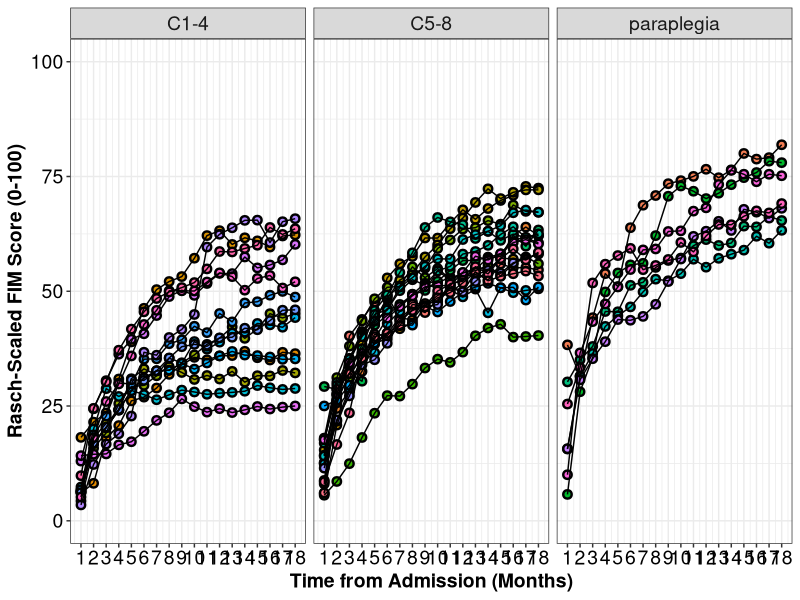
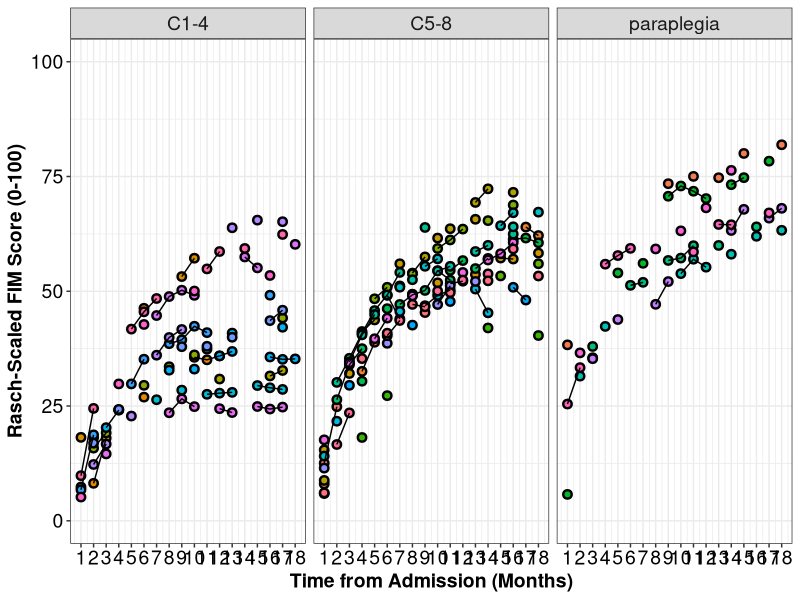
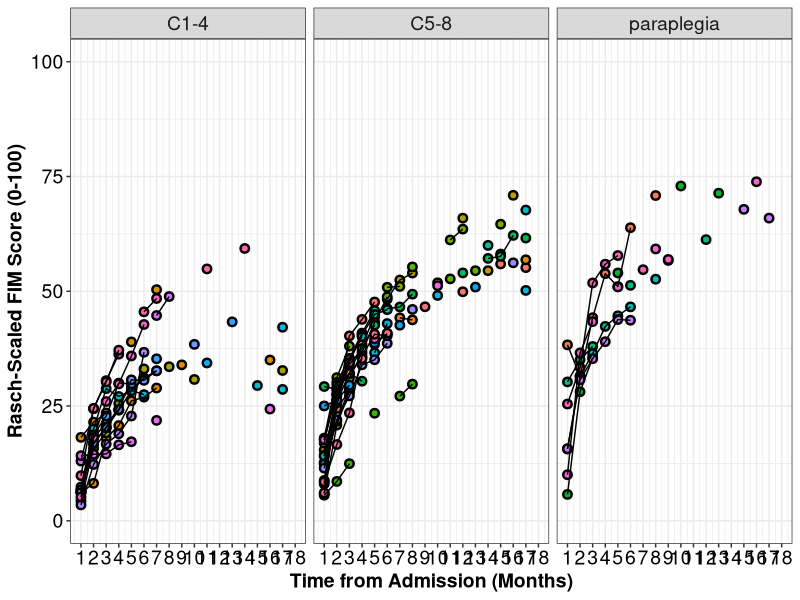
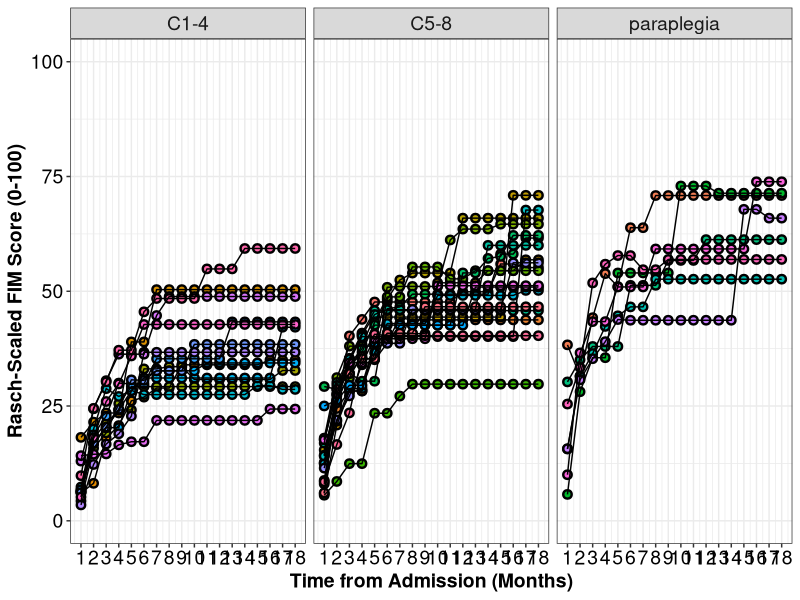
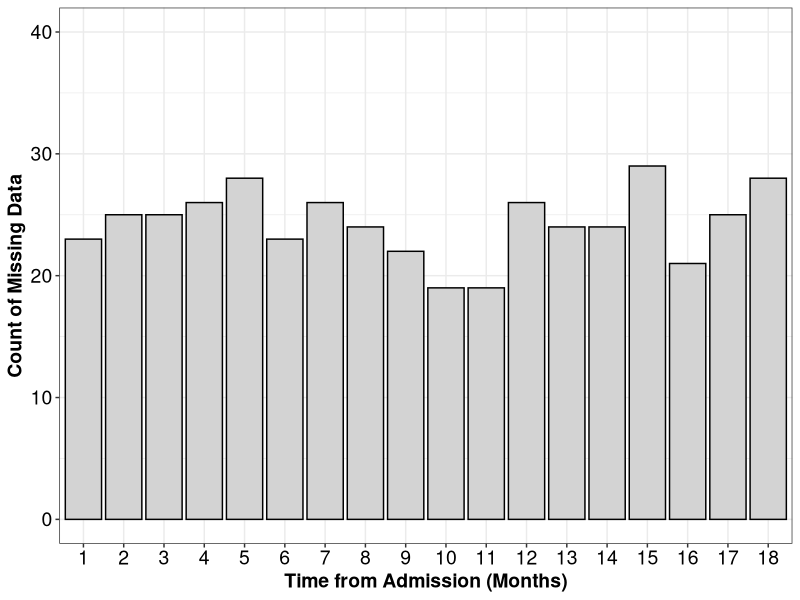
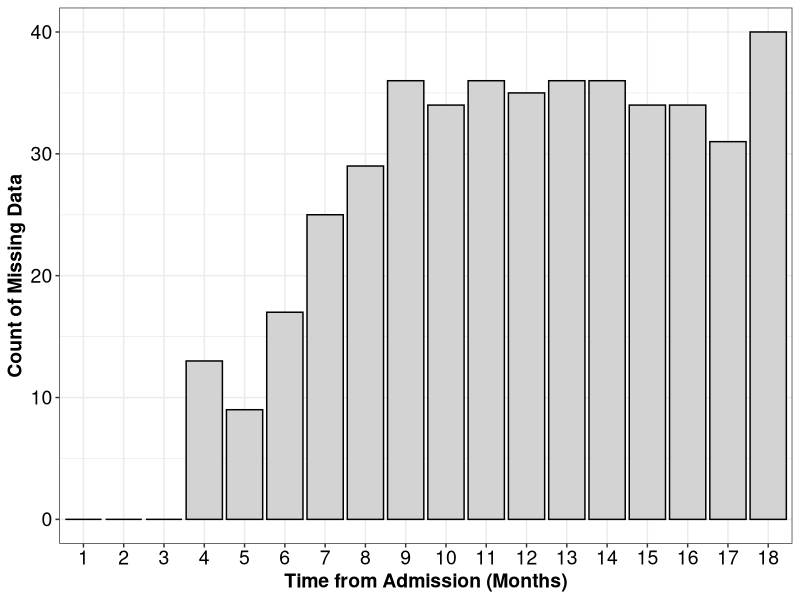

R code for these plots, in order:
# ACRM 2018 Longitudinal Data Analysis Worksho
# By Keith Lohse, Neurorehabilitation Informatics Lab, 2018-09-19

# Loading the essential libraries. 
library("ggplot2"); library("lme4"); library("car"); library("dplyr"); library("lmerTest"); 

# If these packages are not installed already, run the following code:
install.packages("ggplot2"); install.packages("lme4"); install.packages("car"); 
install.packages("dplyr"); install.packages("lmerTest"); 


##----------------------- Data Cleaning and QA ---------------------------------
## Setting the Directory -------------------------------------------------------
getwd()
setwd("C:/Users/USERNAME/Box Sync/Collaboration/")
list.files()
# Make sure that the file data_session2.csv is saved in your working directory.

# Import the .csv file into R. 
# We will save this file in the R environment as an object called "DATA".
DATA<-read.csv("./data_session3.csv", header = TRUE, sep=",",  
               na.strings=c("NA","NaN"," ",""))

# Use the head() function to check the structure of the data file.
head(DATA)

# Alternately you can also download the data file from the web here:
# DATA <- read.csv("https://raw.githubusercontent.com/keithlohse/LMER_Clinical_Science/master/data/data_session3.csv")
# head(DATA)


## ------------------- Visualizing Missing Data --------------------------------
## FIM scores with complete data -----------------------------------------------
g1<-ggplot(DATA, aes(x = month, y = rasch_FIM)) +
  geom_point(aes(fill=as.factor(subID)), pch=21, size=2, stroke=1.25) +
  geom_line(aes(group=subID)) +
  facet_wrap(~AIS_grade)
g2<-g1+scale_x_continuous(name = "Time from Admission (Months)", breaks=c(0:18)) +
  scale_y_continuous(name = "Rasch-Scaled FIM Score (0-100)",limits=c(0,100))
g3 <- g2 + theme_bw() + 
  theme(axis.text=element_text(size=14, colour="black"), 
        axis.title=element_text(size=14,face="bold")) +
  theme(strip.text.x = element_text(size = 14))+
  theme(legend.position="none")

plot(g3)



## FIM scores with data missing random -----------------------------------------
g1<-ggplot(DATA, aes(x = month, y = rasch_FIM_MAR)) +
  geom_point(aes(fill=as.factor(subID)), pch=21, size=2, stroke=1.25) +
  geom_line(aes(group=subID)) +
  facet_wrap(~AIS_grade)
g2<-g1+scale_x_continuous(name = "Time from Admission (Months)", breaks=c(0:18)) +
  scale_y_continuous(name = "Rasch-Scaled FIM Score (0-100)",limits=c(0,100))
g3 <- g2 + theme_bw() + 
  theme(axis.text=element_text(size=14, colour="black"), 
        axis.title=element_text(size=14,face="bold")) +
  theme(strip.text.x = element_text(size = 14))+
  theme(legend.position="none")

plot(g3)






## FIM scores with data missing not at  random ---------------------------------
g1<-ggplot(DATA, aes(x = month, y = rasch_FIM_MNAR)) +
  geom_point(aes(fill=as.factor(subID)), pch=21, size=2, stroke=1.25) +
  geom_line(aes(group=subID)) +
  facet_wrap(~AIS_grade)
g2<-g1+scale_x_continuous(name = "Time from Admission (Months)", breaks=c(0:18)) +
  scale_y_continuous(name = "Rasch-Scaled FIM Score (0-100)",limits=c(0,100))
g3 <- g2 + theme_bw() + 
  theme(axis.text=element_text(size=14, colour="black"), 
        axis.title=element_text(size=14,face="bold")) +
  theme(strip.text.x = element_text(size = 14))+
  theme(legend.position="none")

plot(g3)


## FIM scores with Last Observation Carried Forward ----------------------------
g1<-ggplot(DATA, aes(x = month, y = rasch_FIM_LOCF)) +
  geom_point(aes(fill=as.factor(subID)), pch=21, size=2, stroke=1.25) +
  geom_line(aes(group=subID)) +
  facet_wrap(~AIS_grade)
g2<-g1+scale_x_continuous(name = "Time from Admission (Months)", breaks=c(0:18)) +
  scale_y_continuous(name = "Rasch-Scaled FIM Score (0-100)",limits=c(0,100))
g3 <- g2 + theme_bw() + 
  theme(axis.text=element_text(size=14, colour="black"), 
        axis.title=element_text(size=14,face="bold")) +
  theme(strip.text.x = element_text(size = 14))+
  theme(legend.position="none")

plot(g3)


## -------------------- Identifying Missing Data -------------------------------
# Missing at Random
DATA$MAR_missing<-as.numeric(is.na(DATA$rasch_FIM_MAR))
summary(DATA$MAR_missing)

xtabs(MAR_missing ~ month, DATA)

x<-as.data.frame(xtabs(MAR_missing ~ month, DATA))
x


g1<-ggplot(x, aes(x = month, y=Freq)) +
  geom_col(fill= "light grey", color="black")
g2<-g1+scale_x_discrete(name = "Time from Admission (Months)") +
  scale_y_continuous(name = "Count of Missing Data", limits=c(0,40))
g3 <- g2 + theme_bw() + 
  theme(axis.text=element_text(size=14, colour="black"), 
        axis.title=element_text(size=14,face="bold")) +
  theme(strip.text.x = element_text(size = 14))+
  theme(legend.position="none")

plot(g3)


# Missing Not at Random
DATA$MNAR_missing<-as.numeric(is.na(DATA$rasch_FIM_MNAR))
summary(DATA$MNAR_missing)

xtabs(MNAR_missing ~ month, DATA)

y<-as.data.frame(xtabs(MNAR_missing ~ month, DATA))
y


g1<-ggplot(y, aes(x = month, y=Freq)) +
  geom_col(fill= "light grey", color="black")
g2<-g1+scale_x_discrete(name = "Time from Admission (Months)") +
  scale_y_continuous(name = "Count of Missing Data", limits=c(0,40))
g3 <- g2 + theme_bw() + 
  theme(axis.text=element_text(size=14, colour="black"), 
        axis.title=element_text(size=14,face="bold")) +
  theme(strip.text.x = element_text(size = 14))+
  theme(legend.position="none")

plot(g3)



## -------------- The Effects of Missingness on Time ---------------------------
# Cubic model with complete data
complete<-lmer(rasch_FIM~
                    # Fixed-effects
                    1+year.0+year.0_sq+year.0_cu+
                    # Random-effects
                    (1+year.0+year.0_sq+year.0_cu|subID), data=DATA, REML=FALSE)



# Cubic model with data Missing at Random
MAR<-lmer(rasch_FIM_MAR~
                 # Fixed-effects
                 1+year.0+year.0_sq+year.0_cu+
                 # Random-effects
                 (1+year.0+year.0_sq+year.0_cu|subID), data=DATA, REML=FALSE)



# Cubic model with data Missing Not at Random
MNAR<-lmer(rasch_FIM_MNAR~
                 # Fixed-effects
                 1+year.0+year.0_sq+year.0_cu+
                 # Random-effects
                 (1+year.0+year.0_sq+year.0_cu|subID), data=DATA, REML=FALSE)



# Cubic model with Last Observation Carried Forward
LOCF<-lmer(rasch_FIM_LOCF~
             # Fixed-effects
             1+year.0+year.0_sq+year.0_cu+
             # Random-effects
             (1+year.0+year.0_sq+year.0_cu|subID), data=DATA, REML=FALSE)



summary(complete)
summary(MAR)
summary(MNAR)
summary(LOCF)
